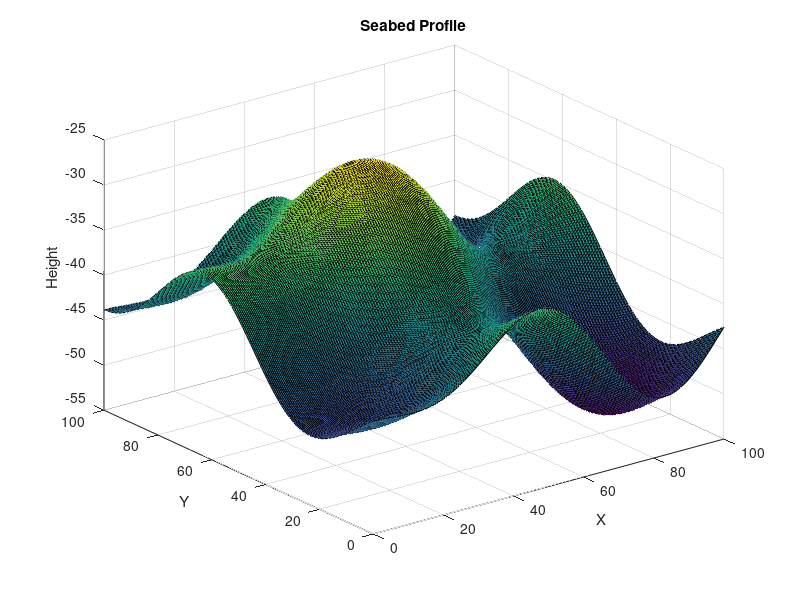

Here is the MATLAB script that generated this plot:
myMap = struct();

myMap.dim=100;                                              % Map dimension
myMap.k = 0:0.5:myMap.dim;                                  % Time values from 0 to max dimension with a step of 0.1
myMap.profile = zeros(size(myMap.k,2));   % Initialize the hill profile
myMap.num_sin=10;                                           % number of sinusoids
myMap.amp_x=rand(1, myMap.num_sin)*2;                       % Random amplitudes between 0 and 2
myMap.amp_y=rand(1, myMap.num_sin)*2;                 
myMap.phase_x=rand(1, myMap.num_sin)* 2*pi;                 % Random phase shifts between 0 and 2*pi
myMap.phase_y=rand(1, myMap.num_sin)* 2*pi;          
myMap.freq_x=linspace(0.005, 0.03, myMap.num_sin)*0.6;       % Frequencies of the sinusoids
myMap.freq_y=linspace(0.005, 0.03, myMap.num_sin)*0.6; 
myMap.ground_zero = 40;   % zero level of the sea

myMap.anchors_x = [5, 20, 40, 65, 80, 95]; % Declare the anchor array
myMap.anchors_y = zeros(size(myMap.anchors_x));
myMap.anchor_offset=15;

x_profile=zeros(size(myMap.k));
y_profile=zeros(size(myMap.k));

for i = 1:myMap.num_sin
    x_profile = x_profile + myMap.amp_x(i) * sin(2*pi*myMap.freq_x(i)*myMap.k + myMap.phase_x(i));
    y_profile = y_profile + myMap.amp_y(i) * sin(2*pi*myMap.freq_y(i)*myMap.k + myMap.phase_y(i));
end

myMap.profile = x_profile' + y_profile;
myMap.profile = myMap.profile - myMap.ground_zero; %set level zero

[x, y] = meshgrid(myMap.k, myMap.k);

% Plot the 3D surface
figure;
surf(x, y, myMap.profile);
xlabel('X');
ylabel('Y');
zlabel('Height');
title('Seabed Profile');